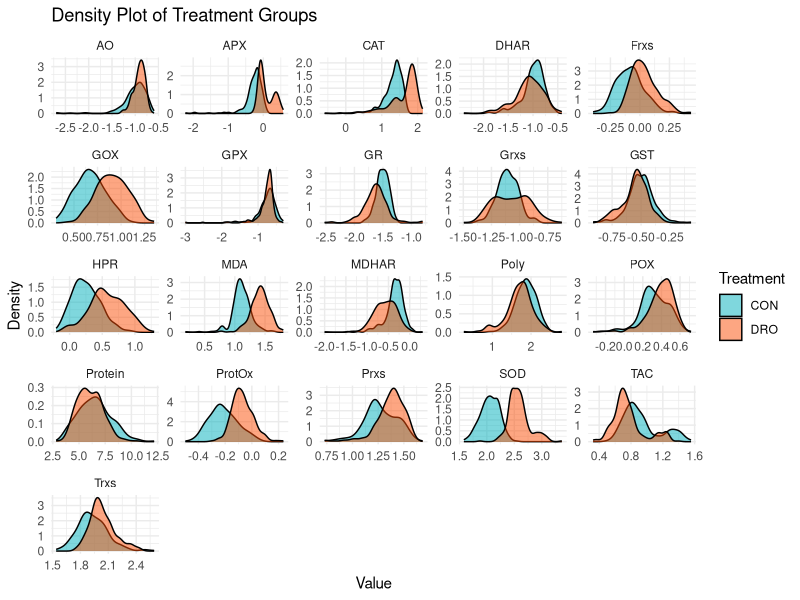
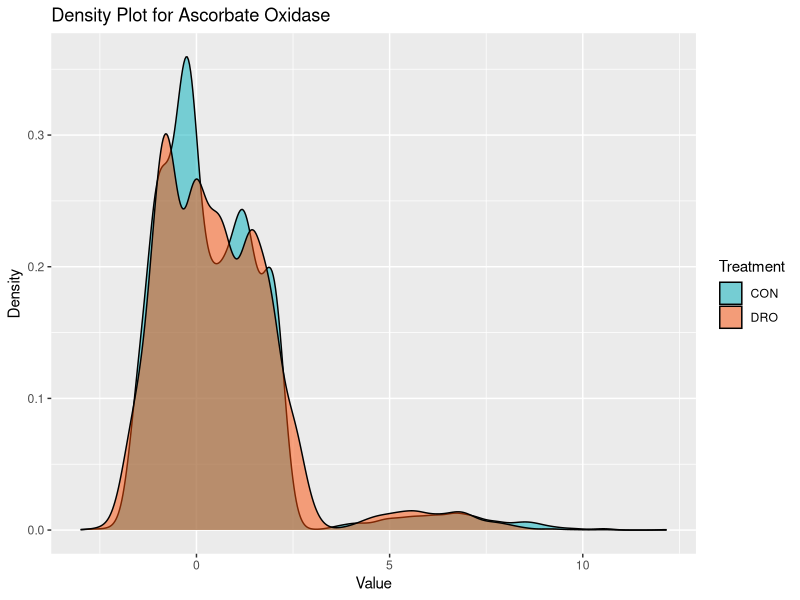

The R source for these figures, in order:
## ---- chunk 1
knitr::opts_chunk$set(fig.show = 'asis')
library(tidyverse)
library(ggplot2)
## ---- chunk 2
setwd("/home/chosen/Desktop/Rice_GWAS_project/data/")
data <- read.csv("oxi_data.csv", header = TRUE)
## ---- chunk 3
data_long <- data %>%
  pivot_longer("Protein":"ProtOx", names_to = "Oxidative_stress", values_to = "Value")
## ---- chunk 4
ggplot(data_long, aes(x = Value, fill = Treatment)) +
  geom_density(alpha = 0.5) +  # Add density plots for each treatment group
  scale_fill_manual(values = c("#00AFBB", "#FC4E07")) +
  facet_wrap(~ Oxidative_stress, scales = "free") +  # Create a separate plot for each variable
  labs(title = "Density Plot of Treatment Groups",
       x = "Value",
       y = "Density") +
  theme_minimal()
## ---- chunk 5
ggplot(data_long, aes(x = Value, fill = Treatment)) +
  geom_density(alpha = 0.5) +
  scale_fill_manual(values = c("#00AFBB", "#FC4E07")) +
  labs(title = "Density Plot for Ascorbate Oxidase",
      x = "Value",
       y = "Density")
